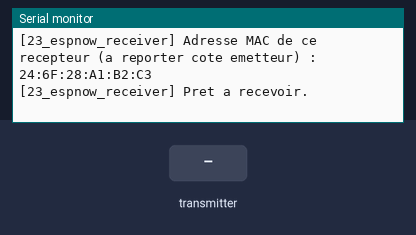
Recording of a sketch running on a simulated ESP32. Parts: the last lines printed to the serial monitor. The inputs (shaded band) are chosen by the test bench.

Above: at 1.4 s.
1.5 s: the transmitter starts sending counter = 0
At 1.81 s:
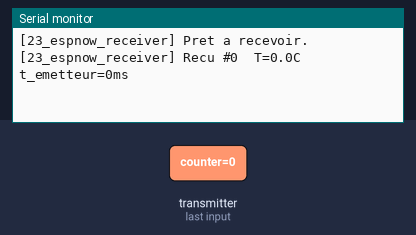
3.5 s: the transmitter starts sending temperature = 25
At 3.81 s:
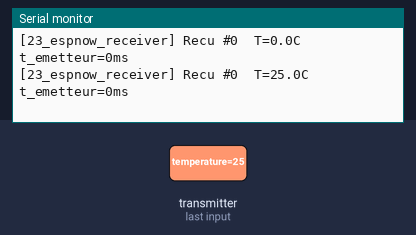
5.0 s: the transmitter starts sending timestampMs = 1024
At 5.31 s:
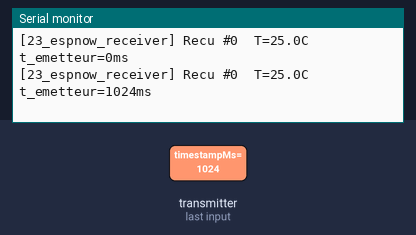
6.5 s: the transmitter starts sending counter = 1024
At 6.81 s:
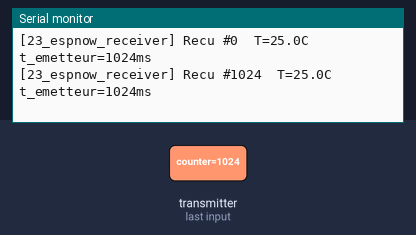
8.0 s: the transmitter starts sending temperature = 0
At 8.31 s:
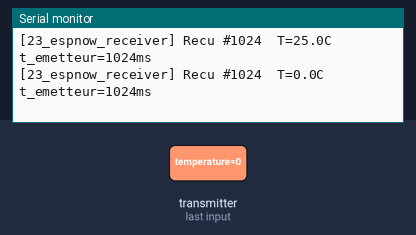
9.5 s: the transmitter starts sending timestampMs = 0
At 9.81 s:
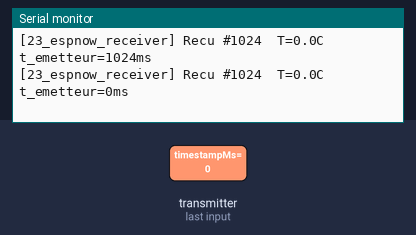

Measured:
- after the input at 1.5 s, the serial monitor: prints a new line at once (image 1)
- after the input at 3.5 s, the serial monitor: prints a new line at once (image 2)
- after the input at 5.0 s, the serial monitor: prints a new line at once (image 3)
- after the input at 6.5 s, the serial monitor: prints a new line at once (image 4)
- after the input at 8.0 s, the serial monitor: prints a new line at once (image 5)
- after the input at 9.5 s, the serial monitor: prints a new line at once (image 6)

The sketch:

23_espnow_receiver.ino
```cpp
/*
 * Projet 23 - ESP-NOW (RECEPTEUR)
 * Cible : ESP32
 * But : recevoir les messages envoyes par 23_espnow_sender.ino et les afficher.
 *
 * ETAPE PREALABLE : flashez d'abord ce sketch sur la carte "recepteur",
 * relevez son adresse MAC affichee au demarrage, puis reportez-la dans
 * le tableau `receiverMac[]` du sketch 23_espnow_sender.ino avant de le flasher
 * sur la seconde carte.
 */

#include <esp_now.h>
#include <WiFi.h>

typedef struct SensorMessage {
  uint32_t counter;
  float temperature;
  unsigned long timestampMs;
} SensorMessage;

SensorMessage incomingMessage;

void onDataReceived(const esp_now_recv_info_t *info, const uint8_t *data, int len) {
  memcpy(&incomingMessage, data, sizeof(incomingMessage));
  Serial.printf("[23_espnow_receiver] Recu #%lu  T=%.1fC  t_emetteur=%lums\n",
                incomingMessage.counter,
                incomingMessage.temperature,
                incomingMessage.timestampMs);
}

void setup() {
  Serial.begin(115200);
  delay(200);
  WiFi.mode(WIFI_STA);

  Serial.print("[23_espnow_receiver] Adresse MAC de ce recepteur (a reporter cote emetteur) : ");
  Serial.println(WiFi.macAddress());

  if (esp_now_init() != ESP_OK) {
    Serial.println("[23_espnow_receiver] Erreur d'initialisation ESP-NOW !");
    return;
  }
  esp_now_register_recv_cb(onDataReceived);
  Serial.println("[23_espnow_receiver] Pret a recevoir.");
}

void loop() {
  // Tout est gere en arriere-plan via la callback onDataReceived (non bloquant).
}
```
